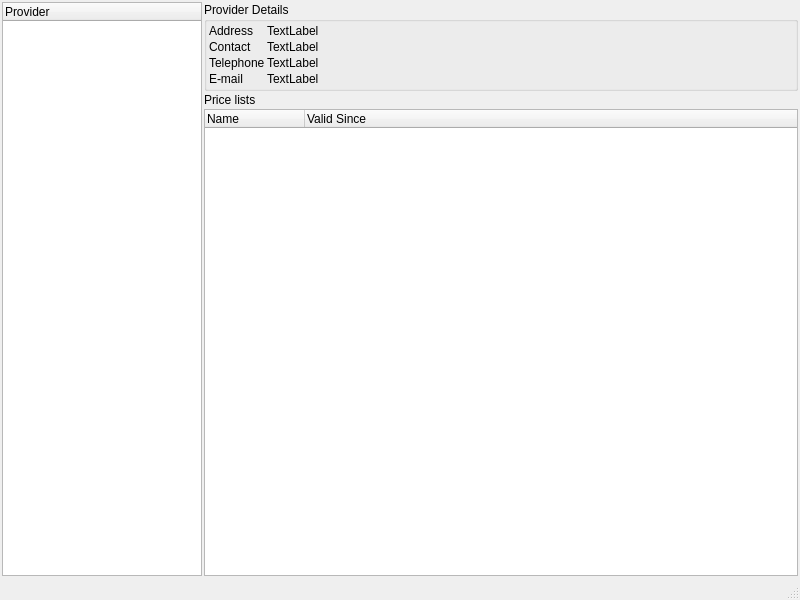
<?xml version="1.0" encoding="UTF-8"?>
<ui version="4.0">
 <class>wndProveedores</class>
 <widget class="QMainWindow" name="wndProveedores">
  <property name="geometry">
   <rect>
    <x>0</x>
    <y>0</y>
    <width>800</width>
    <height>600</height>
   </rect>
  </property>
  <property name="windowTitle">
   <string>Providers</string>
  </property>
  <property name="windowIcon">
   <iconset resource="recursos.qrc">
    <normaloff>:/dlg/dock/calculator</normaloff>:/dlg/dock/calculator</iconset>
  </property>
  <widget class="QWidget" name="centralwidget">
   <layout class="QHBoxLayout" name="horizontalLayout_2">
    <property name="spacing">
     <number>2</number>
    </property>
    <property name="margin">
     <number>2</number>
    </property>
    <item>
     <widget class="QTreeWidget" name="treeProveedores">
      <property name="maximumSize">
       <size>
        <width>200</width>
        <height>16777215</height>
       </size>
      </property>
      <property name="contextMenuPolicy">
       <enum>Qt::CustomContextMenu</enum>
      </property>
      <column>
       <property name="text">
        <string>Provider</string>
       </property>
      </column>
     </widget>
    </item>
    <item>
     <layout class="QVBoxLayout" name="verticalLayout">
      <property name="spacing">
       <number>2</number>
      </property>
      <item>
       <widget class="QGroupBox" name="groupBox">
        <property name="title">
         <string>Provider Details</string>
        </property>
        <layout class="QHBoxLayout" name="horizontalLayout">
         <property name="spacing">
          <number>2</number>
         </property>
         <property name="margin">
          <number>2</number>
         </property>
         <item>
          <layout class="QFormLayout" name="formLayout">
           <property name="horizontalSpacing">
            <number>2</number>
           </property>
           <property name="verticalSpacing">
            <number>2</number>
           </property>
           <item row="0" column="0">
            <widget class="QLabel" name="label">
             <property name="text">
              <string>Address</string>
             </property>
            </widget>
           </item>
           <item row="0" column="1">
            <widget class="QLabel" name="lblAddress">
             <property name="text">
              <string>TextLabel</string>
             </property>
            </widget>
           </item>
           <item row="1" column="0">
            <widget class="QLabel" name="label_3">
             <property name="text">
              <string>Contact</string>
             </property>
            </widget>
           </item>
           <item row="2" column="0">
            <widget class="QLabel" name="label_4">
             <property name="text">
              <string>Telephone</string>
             </property>
            </widget>
           </item>
           <item row="3" column="0">
            <widget class="QLabel" name="label_5">
             <property name="text">
              <string>E-mail</string>
             </property>
            </widget>
           </item>
           <item row="1" column="1">
            <widget class="QLabel" name="lblContact">
             <property name="text">
              <string>TextLabel</string>
             </property>
            </widget>
           </item>
           <item row="2" column="1">
            <widget class="QLabel" name="lblTelephone">
             <property name="text">
              <string>TextLabel</string>
             </property>
            </widget>
           </item>
           <item row="3" column="1">
            <widget class="QLabel" name="lblEmail">
             <property name="text">
              <string>TextLabel</string>
             </property>
            </widget>
           </item>
          </layout>
         </item>
        </layout>
       </widget>
      </item>
      <item>
       <widget class="QLabel" name="label_2">
        <property name="text">
         <string>Price lists</string>
        </property>
       </widget>
      </item>
      <item>
       <widget class="QTreeWidget" name="treeListas">
        <property name="contextMenuPolicy">
         <enum>Qt::CustomContextMenu</enum>
        </property>
        <column>
         <property name="text">
          <string>Name</string>
         </property>
        </column>
        <column>
         <property name="text">
          <string>Valid Since</string>
         </property>
        </column>
       </widget>
      </item>
     </layout>
    </item>
   </layout>
  </widget>
  <widget class="QStatusBar" name="statusbar"/>
  <action name="actionAdd_Provider">
   <property name="text">
    <string>Add Provider</string>
   </property>
  </action>
  <action name="actionDelete_Provider">
   <property name="text">
    <string>Delete Provider</string>
   </property>
  </action>
  <action name="actionNew_List">
   <property name="text">
    <string>New List</string>
   </property>
  </action>
  <action name="actionDelete_List">
   <property name="text">
    <string>Delete List</string>
   </property>
  </action>
 </widget>
 <resources>
  <include location="recursos.qrc"/>
 </resources>
 <connections/>
</ui>
